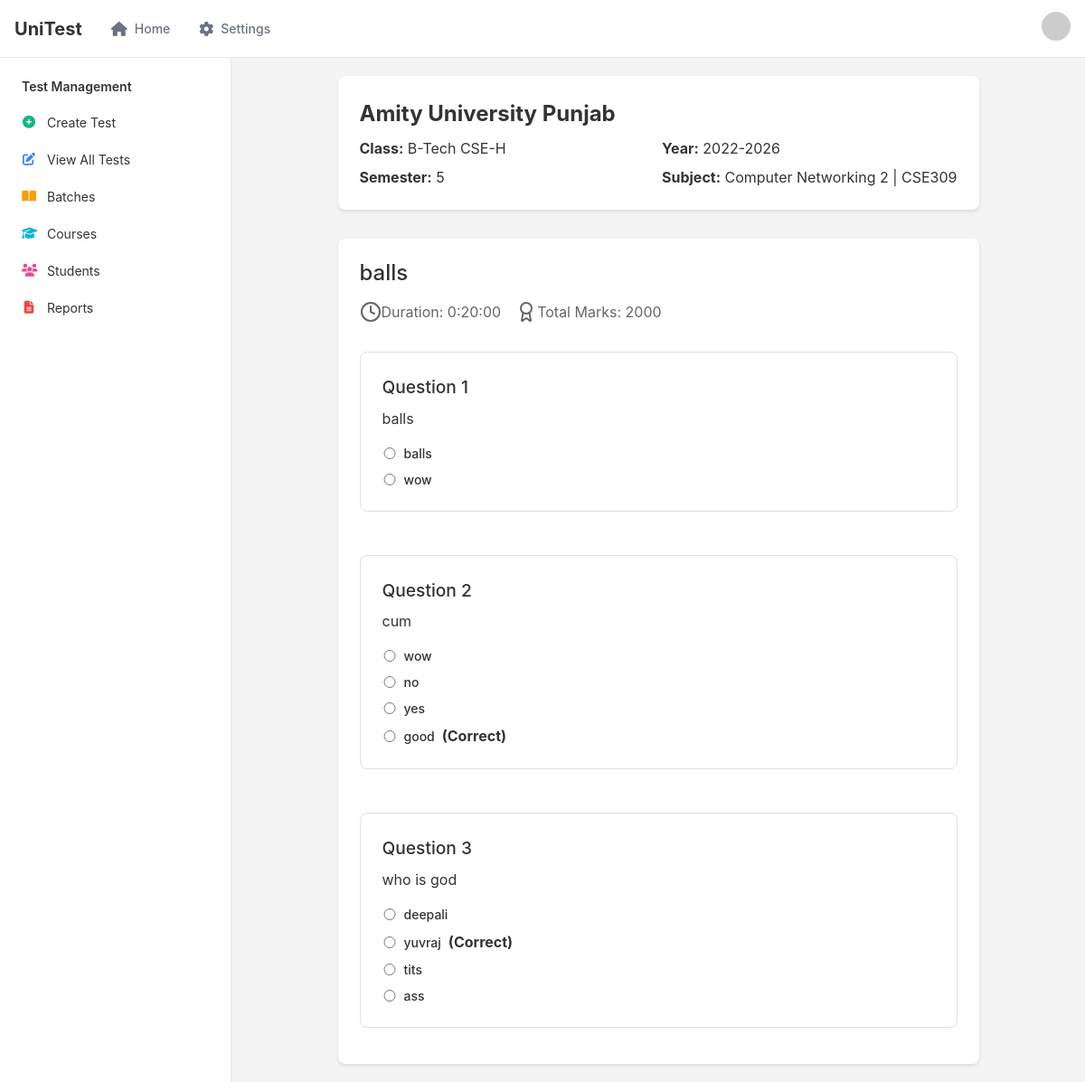
Page /view-test/36/ (signed in) on the committed database.
### base/models.py (models this page shows, shortened)
class Batch(models.Model):
    batch_name    = models.CharField(max_length=255)
    batch_section = models.CharField(max_length=3)
    batch_session = models.CharField(max_length=20)
    semester      = models.IntegerField()

class Course(models.Model):
    course_name = models.CharField(max_length=255, unique=True)
    course_code = models.CharField(max_length=255, unique=True)

class Test(models.Model):
    name               = models.CharField(max_length=255)
    course             = models.ForeignKey(Course, on_delete=models.CASCADE, null=True, blank=True, default=None)
    batch              = models.ForeignKey(Batch, on_delete=models.CASCADE)
    total_marks        = models.IntegerField()
    total_questions    = models.IntegerField()
    duration           = models.DurationField(help_text="Test duration (hh:mm:ss)")
    is_results_visible = models.BooleanField(default=False)
    status             = models.BooleanField(default=False, help_text="False = Upcoming, True = Completed")
    user               = models.ForeignKey('auth.User', on_delete=models.CASCADE, null=True, blank=True, default=None)

class Question(models.Model):
    test        = models.ForeignKey(Test, on_delete=models.CASCADE, related_name='questions')
    text        = models.TextField(help_text="The question text")
    marks       = models.IntegerField(default=1, help_text="Marks allocated for this question")
    num_choices = models.IntegerField(default=4, help_text="Number of choices for this question")

class Choice(models.Model):
    question   = models.ForeignKey(Question, on_delete=models.CASCADE, related_name='choices')
    text       = models.CharField(max_length=500, help_text="Choice text")
    is_correct = models.BooleanField(default=False, null=False, help_text="Indicates the correct answer")

### base/views.py (the view)
# urls.py: path('view-test/<int:test_id>/',       views.view_test,                     name = 'view_test'),
@login_required
def view_test(request, test_id):
    test      = get_object_or_404(Test, id=test_id)
    questions = test.questions.all()
    choices   = Choice.objects.filter(question__in=questions)
    batch     = test.batch
    course    = test.course
    context = {
        'test'      : test,
        'questions' : questions,
        'choices'   : choices,
        'batch'     : batch,
        'course'    : course,
    }
    return render(request, 'view_test.html', context)

### templates/view_test.html
{% extends 'base.html' %}
{% block content %}
<div class="container">
    <header class="test-header">
        <div class="university-info">
            <h1>Amity University Punjab</h1>
        </div>
        <div class="test-info">
            <p><strong>Class:</strong> {{batch.batch_name}}-{{batch.batch_section}}</p>
            <p><strong>Year:</strong> {{batch.batch_session}}</p>
            <p><strong>Semester:</strong> {{batch.semester}}</p>
            <p><strong>Subject:</strong> {{course.course_name}} | {{course.course_code}}</p>
        </div>
    </header>
    <main class="test-content">
        <h2 class="test-name">{{ test.name }}</h2>
        <div class="test-metadata">
            <p><i data-lucide="clock"></i> Duration:   {{ test.duration }}</p>
            <p><i data-lucide="award"></i> Total Marks:  {{ test.total_marks }}</p>
        </div>
        <div class="questions-list">
            {% for question in questions %}
                <div class="question-card">
                    <h3>Question {{ forloop.counter }}</h3>
                    <p class="question-text">{{ question.text }}</p>
                    <div class="options">
                        {% for choice in question.choices.all %}
                            <div class="option">
                                <input type="radio" id="q{{ question.id }}_{{ forloop.counter }}" name="q{{ question.id }}" value="{{ choice.id }}">
                                <label for="q{{ question.id }}_{{ forloop.counter }}">{{ choice.text }}</label>
                                {% if choice.is_correct %}<strong>(Correct)</strong>{% endif %}
                            </div>
                        {% endfor %}
                    </div>
                </div>
            {% endfor %}
        </div>
    </main>
</div>
{% endblock %}

### static/css/dash.css (style rules this page uses)
:root { --primary: #0070f3; --primary-hover: #0060df; --background: #ffffff; --foreground: #000000; --muted: #6b7280; --muted-foreground: #6b7280; --border: #e5e7eb; --input: #e5e7eb; --ring: #e5e7eb; --radius: 0.5rem; --green: #10b981; --blue: #3b82f6; --orange: #f59e0b; --purple: #8b5cf6; --yellow: #f59e0b; --pink: #ec4899; --cyan: #06b6d4; --red: #ef4444; }
* { box-sizing: border-box; margin: 0; padding: 0; }
body { font-family: -apple-system, BlinkMacSystemFont, 'Segoe UI', Roboto, 'Helvetica Neue', Arial, sans-serif; background-color: #f9fafb; color: var(--foreground); line-height: 1.5; height: 100vh; }
.test-info { flex: 1; }
.test-name { font-size: 0.875rem; font-weight: 500; margin-bottom: 0.25rem; }

### static/css/create.css (style rules this page uses)
:root { --primary: #0070f3; --primary-hover: #0060df; --background: #ffffff; --foreground: #000000; --muted: #6b7280; --muted-foreground: #6b7280; --border: #e5e7eb; --input: #e5e7eb; --ring: #e5e7eb; --radius: 0.5rem; --error: #ef4444; }
* { box-sizing: border-box; margin: 0; padding: 0; }
body { font-family: -apple-system, BlinkMacSystemFont, 'Segoe UI', Roboto, 'Helvetica Neue', Arial, sans-serif; background-color: #f9fafb; color: var(--foreground); line-height: 1.5; }
.container { max-width: 1200px; margin: 0 auto; padding: 2rem 1rem; }
h2 { font-size: 1.875rem; font-weight: 700; line-height: 1.2; margin-bottom: 0.5rem; }
h3 { font-size: 1.25rem; font-weight: 500; margin-bottom: 1rem; }
label { display: block; font-size: 0.875rem; font-weight: 500; margin-bottom: 0.5rem; }
input, select, textarea { width: 100%; padding: 0.5rem; border: 1px solid var(--input); border-radius: var(--radius); font-size: 0.875rem; background-color: var(--background); }
.question-card { background-color: white; border: 1px solid var(--border); border-radius: var(--radius); padding: 1.5rem; margin-bottom: 1rem; }

### static/css/course.css (style rules this page uses)
:root { --primary-color: #0070f3; --background-color: #f0f0f0; --card-background: #ffffff; --text-color: #333333; --muted-color: #666666; --border-color: #e0e0e0; }
body { font-family: -apple-system, BlinkMacSystemFont, "Segoe UI", Roboto, "Helvetica Neue", Arial, sans-serif; line-height: 1.6; color: var(--text-color); background-color: var(--background-color); margin: 0; padding: 0; }
.container { max-width: 1200px; margin: 0 auto; padding: 2rem; }
h1, h2, h3 { margin-top: 0; }
label { display: block; margin-bottom: 0.5rem; font-weight: 500; }

### static/css/view_test.css (style rules this page uses)
:root { --primary-color: #0070f3; --background-color: #f0f0f0; --card-background: #ffffff; --text-color: #333333; --muted-color: #666666; --border-color: #e0e0e0; --success-color: #28a745; --warning-color: #ffc107; }
body { font-family: -apple-system, BlinkMacSystemFont, 'Segoe UI', Roboto, 'Helvetica Neue', Arial, sans-serif; line-height: 1.6; color: var(--text-color); background-color: var(--background-color); margin: 0; padding: 0; }
.container { max-width: 800px; margin: 0 auto; padding: 2rem; }
h1, h2, h3 { margin-top: 0; }
.test-header { background-color: var(--card-background); border-radius: 8px; padding: 1.5rem; margin-bottom: 2rem; box-shadow: 0 2px 4px rgba(0, 0, 0, 0.1); }
.university-info h1 { font-size: 1.5rem; margin-bottom: 0.5rem; }
.test-info { display: grid; grid-template-columns: 1fr 1fr; gap: 0.5rem; }
.test-info p { margin: 0; }
.test-content { background-color: var(--card-background); border-radius: 8px; padding: 1.5rem; box-shadow: 0 2px 4px rgba(0, 0, 0, 0.1); }
.test-name { font-size: 1.5rem; margin-bottom: 1rem; }
.test-metadata { display: flex; gap: 1rem; margin-bottom: 2rem; color: var(--muted-color); }
.test-metadata p { display: flex; align-items: center; margin: 0; }
.questions-list { display: flex; flex-direction: column; gap: 2rem; }
.question-card { border: 1px solid var(--border-color); border-radius: 8px; padding: 1.5rem; }
.question-card h3 { font-size: 1.2rem; margin-bottom: 0.5rem; }
.question-text { margin-bottom: 1rem; }
.options { display: flex; flex-direction: column; gap: 0.5rem; }
.option { display: flex; align-items: center; gap: 0.5rem; }
.option input[type='radio'] { margin-right: 0.5rem; width: 1rem; }
.option input[type='radio'] { margin: 0; }
.option label { margin: 0; }

### rows in the picture
Batch: batch_name "B-Tech CSE", batch_section "H", batch_session "2022-2026", semester "5"
Course: course_name "Computer Networking 2", course_code "CSE309"
Test: name "balls", duration "0:20:00", total_marks "2000"
Question: text "balls"
Choice: text "balls"
Choice: text "wow"
Question: text "cum"
Choice: text "wow"
Choice: text "no"
Choice: text "yes"
Choice: text "good", is_correct "(Correct)"
Question: text "who is god"
Choice: text "deepali"
Choice: text "yuvraj", is_correct "(Correct)"
Choice: text "tits"
Choice: text "ass"
